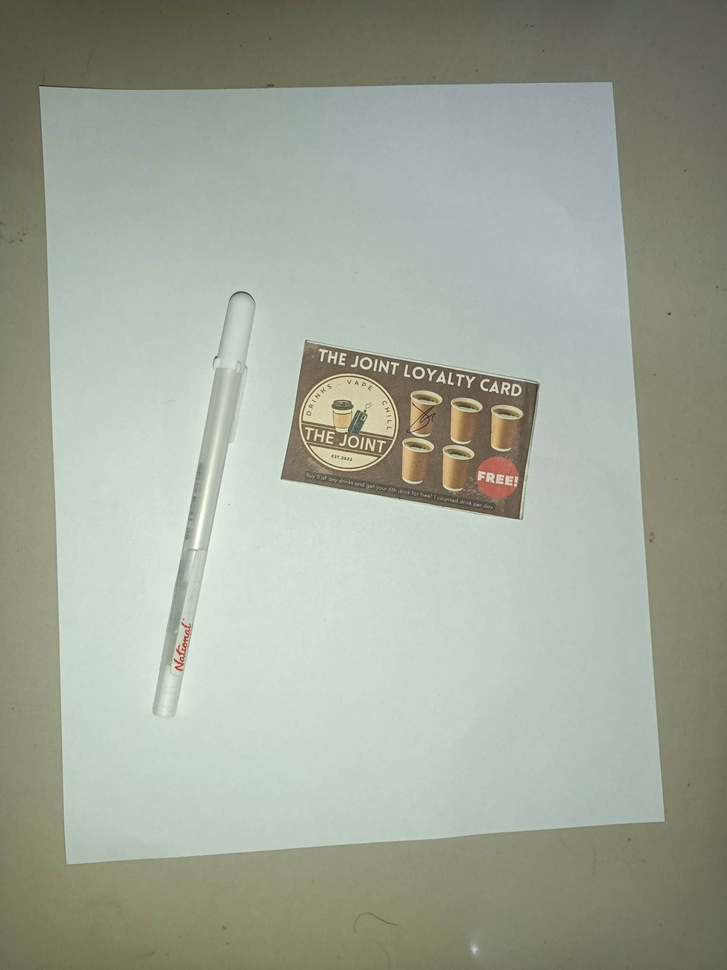
#> input picture esp/test.jpg, 727 x 970 px, shrunk from 1536 x 2048 before the run, given in place of stream, which was not available
$ python esp.py
#> lines starting #> are read from the running program, lines starting #| are printed output that depends on the picture; long printed decimals are rounded; pictures that were not available may be replaced by others from this repository, and a replacement may not be noted
import cv2
import numpy as np

# Replace "your_camera_stream_url" with the actual URL of your ESP32-CAM video stream
cap = cv2.VideoCapture("http://192.168.43.102:81/stream")

while True:
    ret, frame = cap.read()  # Read a frame from the video stream
#> frame is the input picture: shape (970, 727, 3); mean B, G, R 153.1, 166.8, 160.2

    # Convert the frame to grayscale
    gray = cv2.cvtColor(frame, cv2.COLOR_BGR2GRAY)
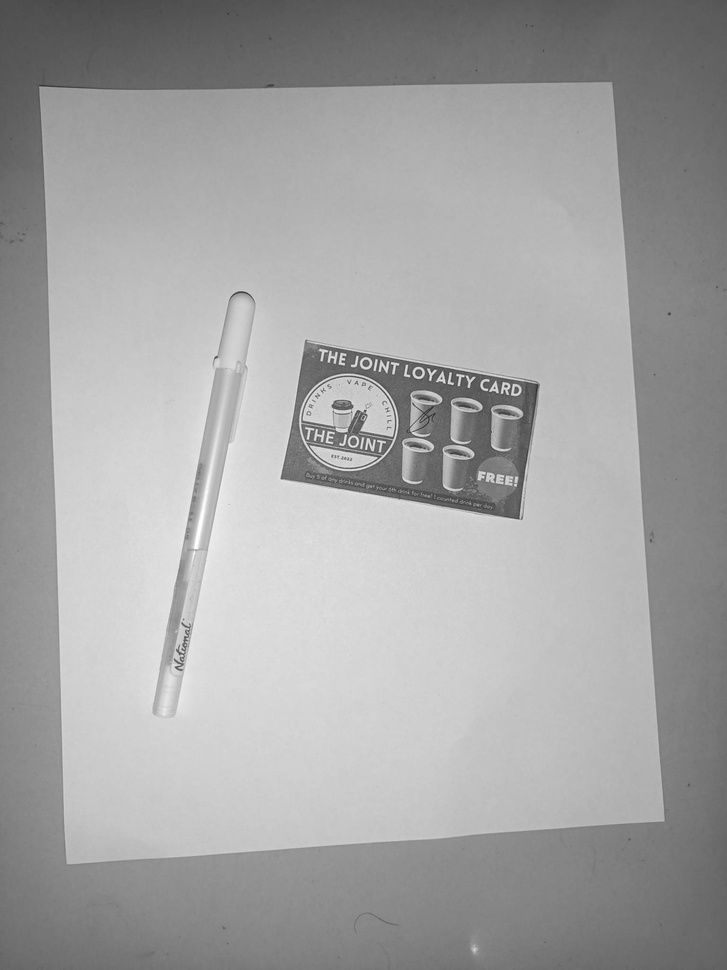
#> gray: shape (970, 727); min 39, max 254, mean 163.3

    # Apply edge detection to find the edges
    edges = cv2.Canny(gray, 50, 150)
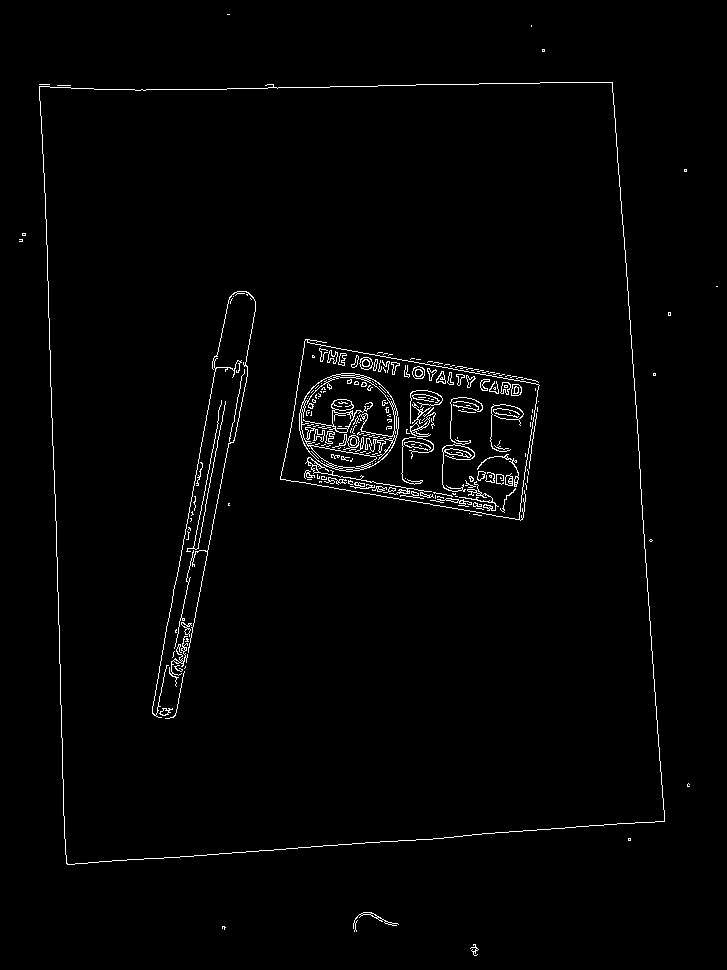
#> edges: shape (970, 727); 1.6% white in thin lines or dots
    #kernel = np.ones((5, 5))
    #img_dilate = cv2.dilate(edges, kernel, iterations=3)
    #img_thresh = cv2.erode(img_dilate, kernel, iterations=2)

    middle = edges.shape[1] // 2
#> middle = 363
    lines = cv2.HoughLinesP(edges, 1, np.pi /1000, 50, minLineLength=middle, maxLineGap=50)
#> lines = [[47, 274, 61, 707], [613, 93, 664, 821], [174, 716, 255, 306], [166, 89, 612, 82], [141, 859, 656, 821], [152, 713, 228, 300], [41, 84, 58, 592], [183, 676, 255, 311]]

    # Check if any lines were detected
    if lines is not None:
        # Calculate the length of each detected line
        line_lengths = [np.sqrt((line[0][2] - line[0][0]) ** 2 + (line[0][3] - line[0][1]) ** 2) for line in lines]
#> line_lengths = [433.2, 729.8, 417.9, 446.1, 516.4, 419.9, 508.3, 372]
        # Find the index of the line closest to the middle of the image
        middle_line_index = np.argmin([abs((line[0][0] + line[0][2]) / 2 - middle) for line in lines])
#> middle_line_index = 3
        # Get the coordinates of the middle line
        x1, y1, x2, y2 = lines[middle_line_index][0]
#> x1 = 166; y1 = 89; x2 = 612; y2 = 82
        #print(x1, y1, x2, y2)
        # Draw the middle line on the image
        cv2.line(frame, (x1, y1), (x2, y2), (0, 0, 255), 3)
        # Find the index of the longest line
        longest_line_index = np.argmax(line_lengths)
#> longest_line_index = 1
        # Display the length of the longest line
        length_pixels = line_lengths[longest_line_index]
#> length_pixels = 729.8
        pixels_per_cm_x = edges.shape[1] / 15
#> pixels_per_cm_x = 48.47
        pixels_per_cm_y = edges.shape[0] / 5
#> pixels_per_cm_y = 194
        length_cm = (length_pixels / (0.5 * (pixels_per_cm_x + pixels_per_cm_y)))
#> length_cm = 6.02
        cv2.putText(frame, '{:.2f} cm'.format(length_cm), (x1 + 20, y1 - 20), cv2.FONT_HERSHEY_SIMPLEX, 1.0,
                    (255, 0, 255), 3)
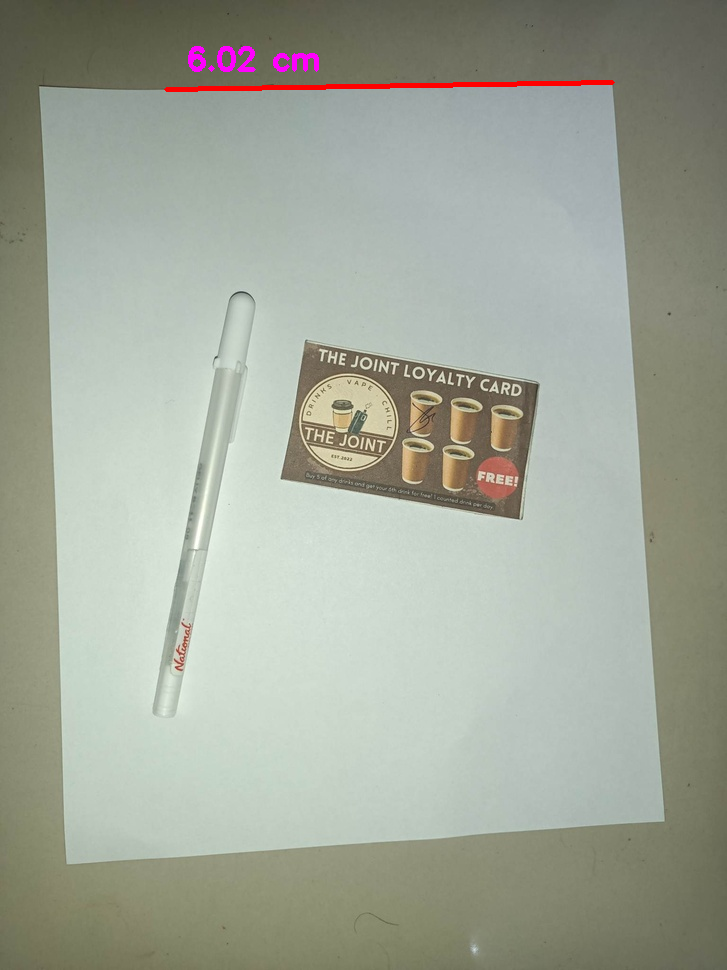
#> frame: shape (970, 727, 3); mean B, G, R 153, 166.2, 160.9
        print(length_cm)
#| 6.020

        # Display the frame with detected lines
        cv2.imshow("Line Detection", frame)

        if cv2.waitKey(1) & 0xFF == ord('q'):  # Press 'q' to exit
#> (key q is pressed here)
            break

cap.release()
cv2.destroyAllWindows()
